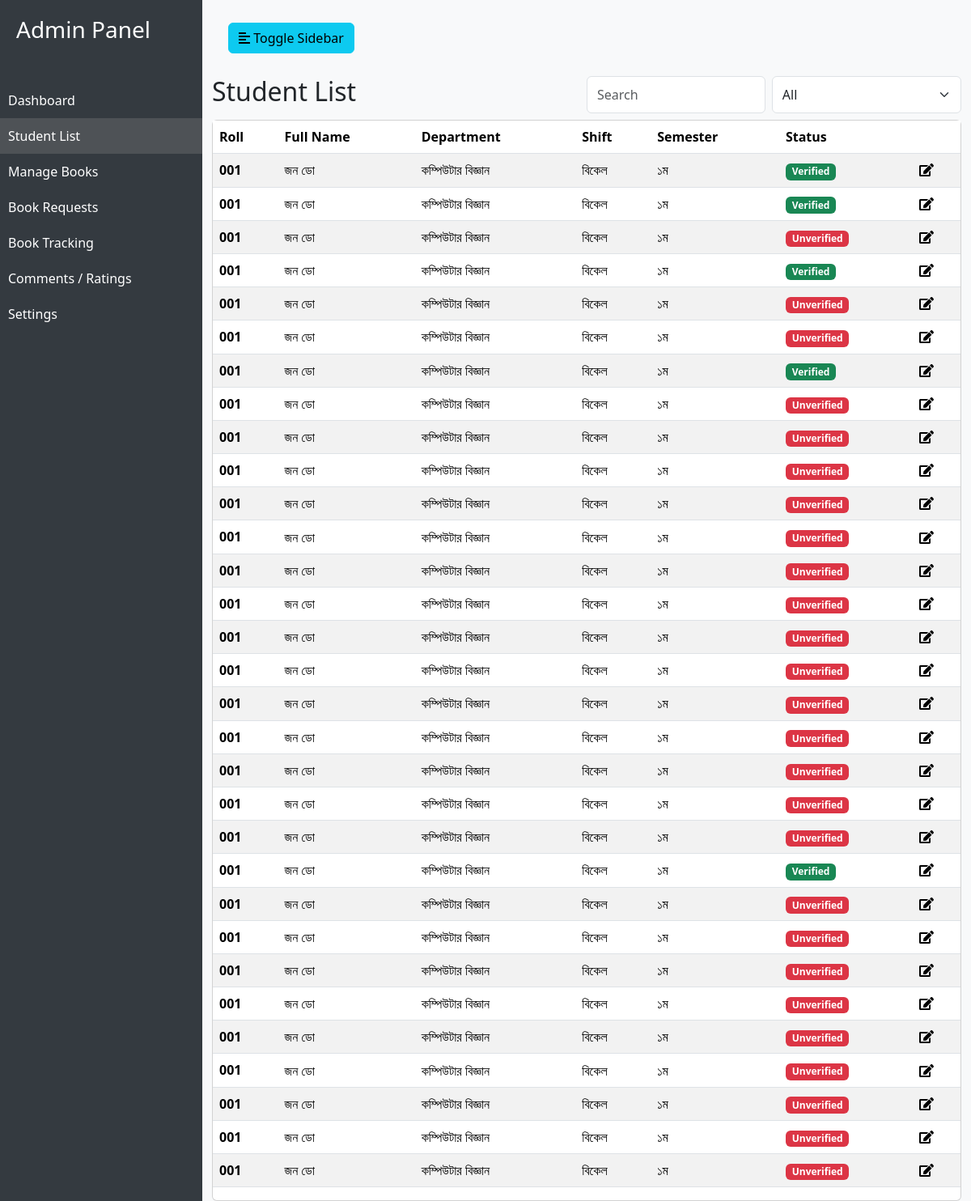
/librarian/students/ (signed in), run on an earlier commit of the app's database.
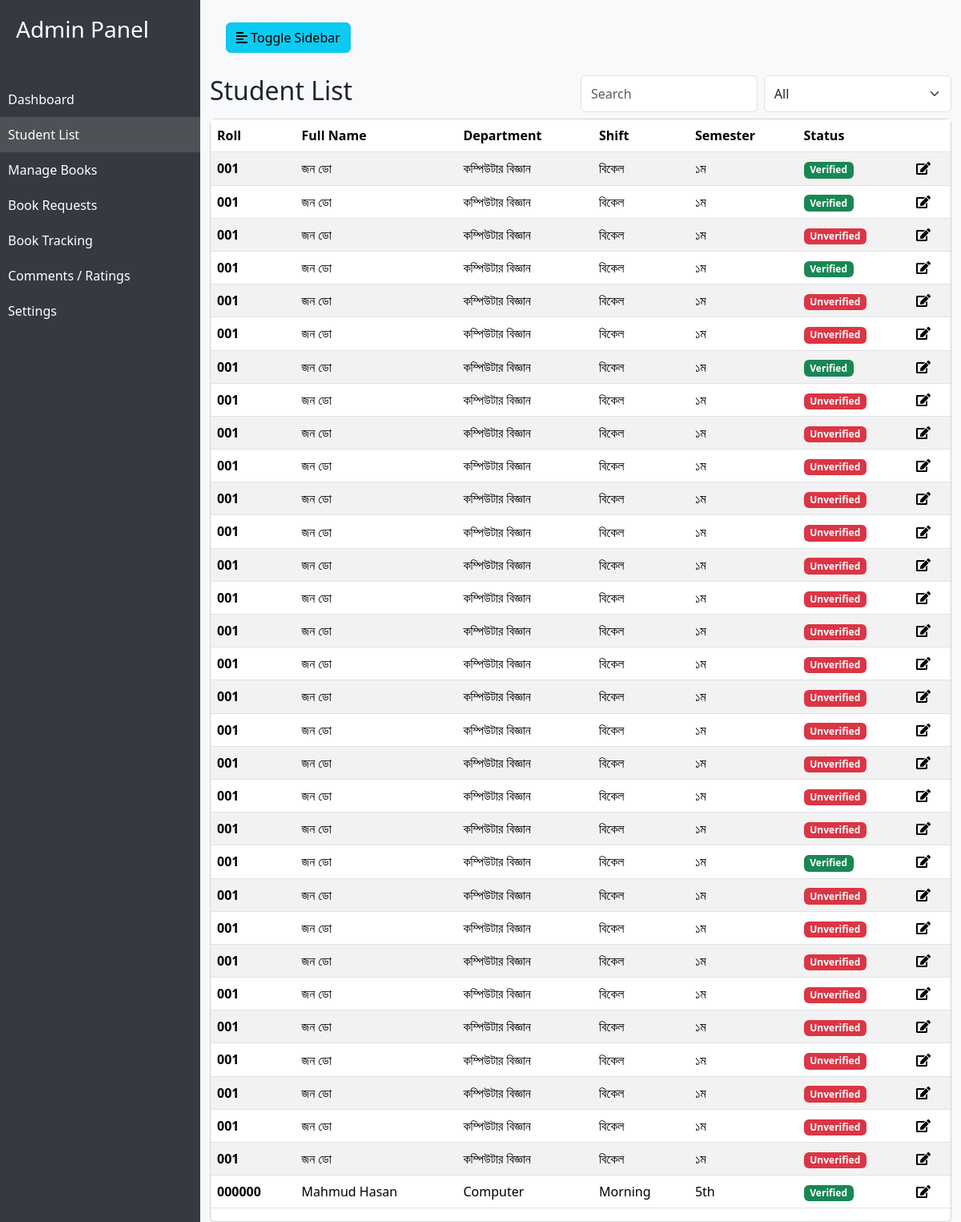
And on a later commit of the database.
### accounts/models.py (models this page shows, shortened)
class StudentProfile(models.Model):
    user = models.OneToOneField(User, on_delete=models.CASCADE)
    shift = models.CharField(max_length=20, blank=True, null=True)
    department = models.CharField(max_length=50, blank=True, null=True)
    roll = models.CharField(max_length=50, blank=True, null=True, default="000000")
    name_bangla = models.CharField(max_length=50, blank=True, null=True)
    name = models.CharField(max_length=50, blank=True, null=True, default="")
    father_name = models.CharField(max_length=50, blank=True, null=True)
    mother_name = models.CharField(max_length=50, blank=True, null=True)
    address = models.CharField(max_length=50, blank=True, null=True)
    post_office = models.CharField(max_length=50, blank=True, null=True)
    upazila = models.CharField(max_length=50, blank=True, null=True)
    district = models.CharField(max_length=50, blank=True, null=True)
    number = models.CharField(max_length=50, blank=True, null=True)
    parent_number = models.CharField(max_length=50, blank=True, null=True)
    blood_group = models.CharField(max_length=50, blank=True, null=True)
    technology_code = models.CharField(max_length=50, blank=True, null=True)
    semester = models.CharField(max_length=50, blank=True, null=True)
    birth_date = models.DateField(blank=True, null=True)
    ssc_roll = models.CharField(max_length=50, blank=True, null=True)
    image = models.ImageField(upload_to="student", null=True, blank=True)
    signature = models.ImageField(upload_to="signature", null=True, blank=True)
    parent_signature = models.ImageField(upload_to="signature", null=True, blank=True)
    policy_agreement = models.BooleanField(default=True)
    is_active = models.BooleanField(default=False)

### librarian/views.py (the view)
# urls.py: path('students/', views.students, name='students'),
@staff_member_required
def students(request):
    student_list = StudentProfile.objects.all()
    paginator = Paginator(student_list, 10)
    return render(request, 'librarian/studentList.html', {'students': student_list})

### librarian/templatetags/custom_tags.py (called while the page is built)
@register.filter
def get_fields(obj):
    return [
        (field.verbose_name, field.value_from_object(obj))
        for field in obj._meta.get_fields()
        if not isinstance(field, (ManyToOneRel, ManyToManyRel, OneToOneRel))
    ]

### main/context_processors.py (called while the page is built)
def categories(request):
    return {
        'categories': Category.objects.all()
    }

def account_alert(request):
    try:
        request.user.studentprofile
        return {}
    except:
        if not request.user.is_authenticated:
            return {}
        if request.user.is_staff:
            return {}
        return {
                'account_alert': 'Your account is not complete. Please fill in your details.'
            }

### templates/librarian/studentList.html (shortened to what this page needs)
{% extends "librarian/dashboard.html" %}
{% load static %}
{% load custom_tags %}
{% block content %}
    <div class="table-title-container d-flex justify-content-between">
        <h2>Student List</h2>
        <div class="table-search-container d-flex w-50 gap-2">
            <input type="text" class="form-control" id="search-box" placeholder="Search">
            <select name="" id="filter" class="form-select">
                <option value="all" class="form-control">All</option>
            </select>
        </div>
    </div>
    <div class="card mt-2">
        <table class="table table-striped" id="equipment-table">
            <thead>
            <tr>
                <th scope="col">Roll</th>
                <th scope="col">Full Name</th>
                <th scope="col">Department</th>
                <th scope="col">Shift</th>
                <th scope="col">Semester</th>
                <th scope="col">Status</th>
                <th></th>
            </tr>
            </thead>
            <tbody>
            {% for student in students %}
                <tr>
                    <th scope="row">{{ student.roll }}</th>
                    <td class="text-capitalize">{{ student.name }}</td>
                    <td class="text-capitalize">{{ student.department }}</td>
                    <td class="text-capitalize">{{ student.shift }}</td>
                    <td>{{ student.semester }}</td>
                    {% if student.is_active == True %}
                        <td><span class="badge text-bg-success">Verified</span></td>
                    {% else %}
                        <td><span class="badge text-bg-danger">Unverified</span></td>
                    {% endif %}
                    <td><span role="button" data-bs-toggle="modal" data-bs-target="#Modal{{ student.id }}"><i
                            class="fa fa-edit"></i></span></td>
                </tr>
            {% endfor %}
            </tbody>
        </table>
    </div>
{% endblock %}

What changed in the data, as far as the page shows it:
added StudentProfile: roll "000000", name "Mahmud Hasan", department "Computer", shift "Morning", semester "5th", is_active "Verified"
